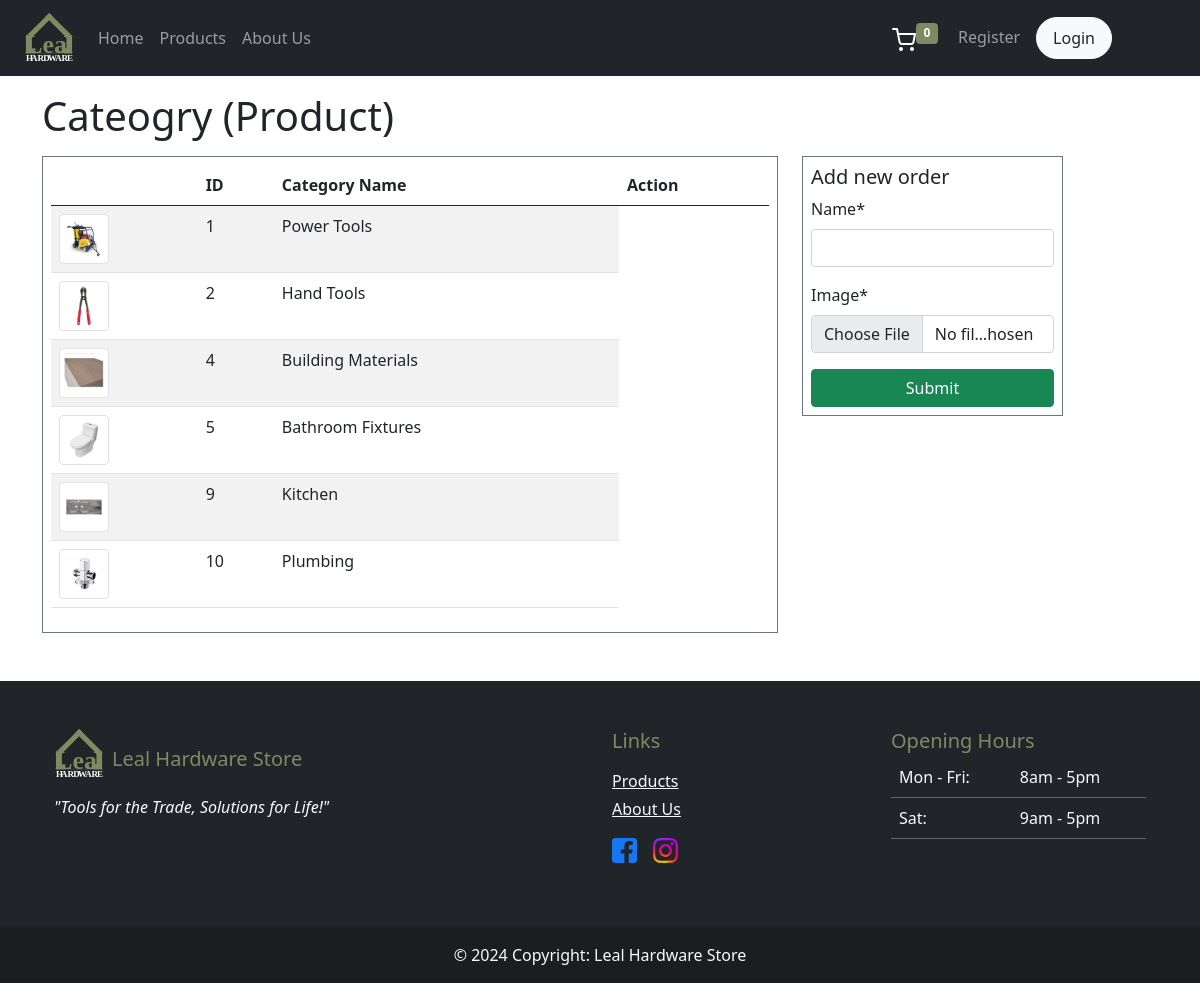
The app's page /db-category/ with its own data.
### dashboard/models.py (models this page shows, shortened)
class Category(models.Model):
    class Meta:
        verbose_name_plural = 'Category'
    name = models.CharField(max_length=100)
    image = models.ImageField(upload_to= 'category_images', null=True)

### dashboard/views.py (the view)
# urls.py: path('db-category/', views.category, name='db-category'),
def category(request):
    category = Category.objects.all()
    form = CategoryForm()
    if request.method == 'POST':
        if 'category-submit' in request.POST:
            form = CategoryForm(request.POST, request.FILES)
            if form.is_valid():
                obj = form.save(commit=False)
                obj.save()
                messages.success(request, 'Category added successfully.')
                return redirect('/db-category')
            else:
                messages.error(request, 'Failed to add category. Please try again.')
        elif 'delete-category' in request.POST:
            category_id = request.POST.get('category_id')
            try:
                category = Category.objects.get(pk=category_id)
                category.delete()
                messages.success(request, 'Category deleted.')
                return redirect('/db-category')
            except Category.DoesNotExist:
                messages.error(request, 'Category not found.')
            except Exception as e:
                messages.error(request, f'Error deleting category: {e}')
    else:
        form = CategoryForm()
    context = {
        'form': form,
        'category': category,
    }
    return render(request, 'dashboard/db-category.html', context)

### dashboard/forms.py
class CategoryForm(forms.ModelForm):
    class Meta:
        model = Category
        fields = '__all__'

### dashboard/context_processors.py (called while the page is built)
def cart_count_processor(request):
    if request.user.is_authenticated:
        user_cart = Cart.objects.filter(user=request.user).first()
        if user_cart:
            cart_count = CartItems.objects.filter(cart=user_cart).count()
        else:
            cart_count = 0
    else:
        cart_count = 0
    return {'cart_count': cart_count}

### templates/dashboard/db-category.html (shortened to what this page needs)
{% extends '../components/master.html' %}
{% load crispy_forms_tags %}
{% block content %}
<div class="container-fluid pb-5">
    <div class="container">
        <h1 class="my-3">Cateogry (Product)</h1>
        <div class="row">
            <div class="col-12 col-lg-3 order-1 order-lg-2 mb-3 mb-lg-0">
                <div class="border border-secondary p-2">
                    <h5>Add new order</h5>
                    <form action="{% url 'db-category' %}" class="d-flex flex-column" enctype="multipart/form-data"  method="POST">
                        {{ form|crispy }}
                        <button class="btn btn-success" name="category-submit" type="submit">Submit</button>
                    </form>
                </div>
            </div>
            <div class="col-12 col-lg-8 order-2 order-lg-1">
                <div class="border border-secondary p-2">
                    <div class="table-responsive">
                        <table id="example" class="table table-striped" style="width:100%">
                            <thead>
                                <tr>
                                    <th></th>
                                    <th>ID</th>
                                    <th>Category Name</th>
                                    <th>Action</th>
                                </tr>
                            </thead>
                            <tbody>
                                {% for cat in category %}
                                <tr>
                                    <td><img class="img-thumbnail" src="/media/{{ cat.image }}" alt="" width="50" height="50"></td>
                                    <td>{{ cat.id }}</td>
                                    <td>{{ cat.name }}</td>
                                </tr>
                                {% endfor %}
                            </tbody>
                        </table>
                    </div>
                </div>
            </div>
        </div>
    </div>
</div>
{% endblock %}

### records on screen
Category: image (picture), id "1", name "Power Tools"
Category: image (picture), id "2", name "Hand Tools"
Category: image (picture), id "4", name "Building Materials"
Category: image (picture), id "5", name "Bathroom Fixtures"
Category: image (picture), id "9", name "Kitchen"
Category: image (picture), id "10", name "Plumbing"

### other values on screen
{{ cart_count }} "0"
